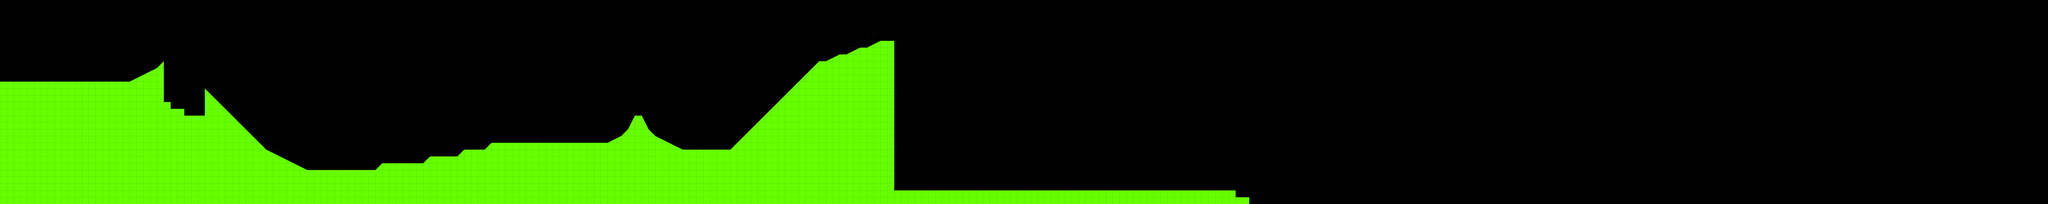

Tiled map render using the project's own tile images. Description and the map definition, with tile-layer contents summarised, below:
An orthogonal 300x30 tile map with 32x32 px tiles, 1 tile layer (tiles) and 1 object.

<map version="1.0" orientation="orthogonal" renderorder="right-down" width="300" height="30" tilewidth="32" tileheight="32" nextobjectid="2">
 <tileset firstgid="1" name="32x32tileset" tilewidth="32" tileheight="32" tilecount="40" columns="8">
  <image source="../img/32x32level_tileset.png" width="256" height="160" />
 </tileset>
 <layer name="tiles" width="300" height="30">
  <data>[9000 cells, 1736 non-empty, 12 distinct tile ids]</data>
 </layer>
 <objectgroup name="terrain">
  <object id="1" x="0" y="384">
   <polyline points="0,0 608,0 736,-64 768,-96 768,96 800,96 800,128 864,128 864,160 960,160 960,32 1216,288 1440,416 1760,416 1792,384 1984,384 2016,352 2144,352 2176,320 2272,320 2304,288 2848,288 2912,256 2944,224 2976,160 3008,160 3040,224 3072,256 3200,320 3424,320 3840,-96 3872,-96 3936,-128 3968,-128 4032,-160 4064,-160 4128,-192 4192,-192 4192,512 5792,512 5792,544 5856,544 5856,576 0,576 0,0" />
  </object>
 </objectgroup>
</map>